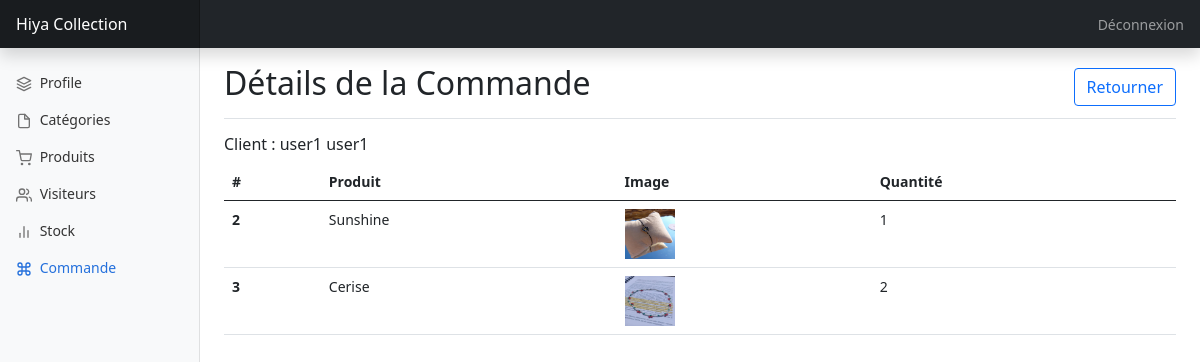
Screenshot of /admin/commande/panier/listP.php?id=2&nom=user1&prenom=user1 with the database file from the repository.
### tables this page shows
CREATE TABLE `commande` (
  `id` int(10) NOT NULL,
  `Produit` int(10) NOT NULL,
  `Quantité` int(10) NOT NULL,
  `Panier` int(10) NOT NULL,
  `Total` float NOT NULL,
  `Date_création` date NOT NULL
);

CREATE TABLE `produit` (
  `ID` int(10) NOT NULL,
  `Image` varchar(20) NOT NULL,
  `Nom` varchar(20) NOT NULL,
  `Prix` float NOT NULL,
  `Description` text NOT NULL,
  `Catégorie` varchar(10) NOT NULL
);

### inc/functions.php (called while the page is built, shortened)
<?php
function getAllPanier(){
    include 'C:\xampp\htdocs\hiya_ecommerce\config.php';
    $req = "SELECT p.Nom, p.Image,c.Quantité,c.Panier FROM commande c, produit p  WHERE c.Produit = p.ID";
    $res = $cnx->query($req);
    $panier= $res->fetchAll();
    return $panier;
}
?>

### admin/commande/panier/listP.php (the view, shortened to what this page needs)
<?php
    include "../../../inc/functions.php";
    $c = $_GET['id'];
    $v_nom = $_GET['nom'];
    $v_prenom = $_GET['prenom'];
    $panier = getAllPanier();
?>
<!doctype html>
<html lang="en">
  <head>
        <link href="../../../css/bootstrap.min.css" rel="stylesheet">
    <link href="../../../css/dashboard.css" rel="stylesheet">
  </head>
  <body>
<header class="navbar navbar-dark sticky-top bg-dark flex-md-nowrap p-0 shadow">
  <a class="navbar-brand col-md-3 col-lg-2 me-0 px-3" href="../../../../index.php">Hiya Collection</a>
  <div class="navbar-nav">
    <div class="nav-item text-nowrap">
      <a class="nav-link px-3" href="../../../deconnexion.php">Déconnexion</a>
    </div>
  </div>
</header>
<div class="container-fluid">
  <div class="row">
    <nav id="sidebarMenu" class="col-md-3 col-lg-2 d-md-block bg-light sidebar collapse">
      <div class="position-sticky pt-3">
        <ul class="nav flex-column">
          <li class="nav-item ">
            <a class="nav-link" href="../../profileAdmin.php">
              <span data-feather="layers"></span>
              Profile
            </a>
          </li>
          <li class="nav-item">
            <a class="nav-link " href="../../categorie/listCa.php">
              <span data-feather="file"></span>
              Catégories
            </a>
          </li>
          <li class="nav-item">
            <a class="nav-link" href="../../produit/listProd.php">
              <span data-feather="shopping-cart"></span>
              Produits
            </a>
          </li>
          <li class="nav-item">
            <a class="nav-link" href="../../visiteur/listVis.php">
              <span data-feather="users"></span>
              Visiteurs
            </a>
          </li>
          <li class="nav-item">
            <a class="nav-link" href="../../stock/listS.php">
              <span data-feather="bar-chart-2"></span>
              Stock
            </a>
          </li>
          <li class="nav-item">
            <a class="nav-link active" href="../listC.php">
              <span data-feather="command"></span>
              Commande
            </a>
          </li>
        </ul>
      </div>
    </nav>
    <main class="col-md-9 ms-sm-auto col-lg-10 px-md-4">
      <div class="d-flex justify-content-between flex-wrap flex-md-nowrap align-items-center pt-3 pb-2 mb-3 border-bottom">
        <h1 class="h2">Détails de la Commande</h1>
        <div>
            <a href="../listC.php" class="btn btn-outline-primary">Retourner</a>
        </div>
      </div>
      <div>
        <?php
            echo '
                 <h6>Client : '.$v_nom.'  '.$v_prenom.'</h6>
            ';
        ?>
                <table class="table">
                        <thead>
                                <tr>
                                <th scope="col">#</th>
                                <th scope="col">Produit</th>
                                <th scope="col">Image</th>
                                <th scope="col">Quantité</th>
                                </tr>
                        </thead>
                    <tbody>
                        <?php
                            $i = 0;
                            foreach($panier as $index =>$p){
                              $i++;
                                if($p['Panier'] == $c){
                                    echo '
                                        <tr>
                                            <th scope="row">'.$i.'</th>
                                            <td>'.$p['Nom'].'</td>
                                            <td><img src= "../../../images/'.$p['Image'].'" width="50" height="50"></td>
                                            <td>'.$p['Quantité'].'</td>
                                        </tr>
                                    ';
                                }
                            }
                        ?>
                    </tbody>
                </table>
        </div>
    </main>
  </div>
</div>
  </body>
</html>

### css/dashboard.css (style rules this page uses)
body { font-size: .875rem; }
.feather { width: 16px; height: 16px; vertical-align: text-bottom; }
.sidebar { position: fixed; top: 0; bottom: 0; left: 0; z-index: 100; padding: 48px 0 0; box-shadow: inset -1px 0 0 rgba(0, 0, 0, .1); }
.sidebar .nav-link { font-weight: 500; color: #333; }
.sidebar .nav-link .feather { margin-right: 4px; color: #727272; }
.sidebar .nav-link.active { color: #2470dc; }
.sidebar .nav-link:hover .feather, .sidebar .nav-link.active .feather { color: inherit; }
.navbar-brand { padding-top: .75rem; padding-bottom: .75rem; font-size: 1rem; background-color: rgba(0, 0, 0, .25); box-shadow: inset -1px 0 0 rgba(0, 0, 0, .25); }

### rows the page displays
commande: produit.Nom "Sunshine", produit.Image (picture), Quantité "1"
commande: produit.Nom "Cerise", produit.Image (picture), Quantité "2"

### other values shown
$v_nom "user1"
$v_prenom "user1"
